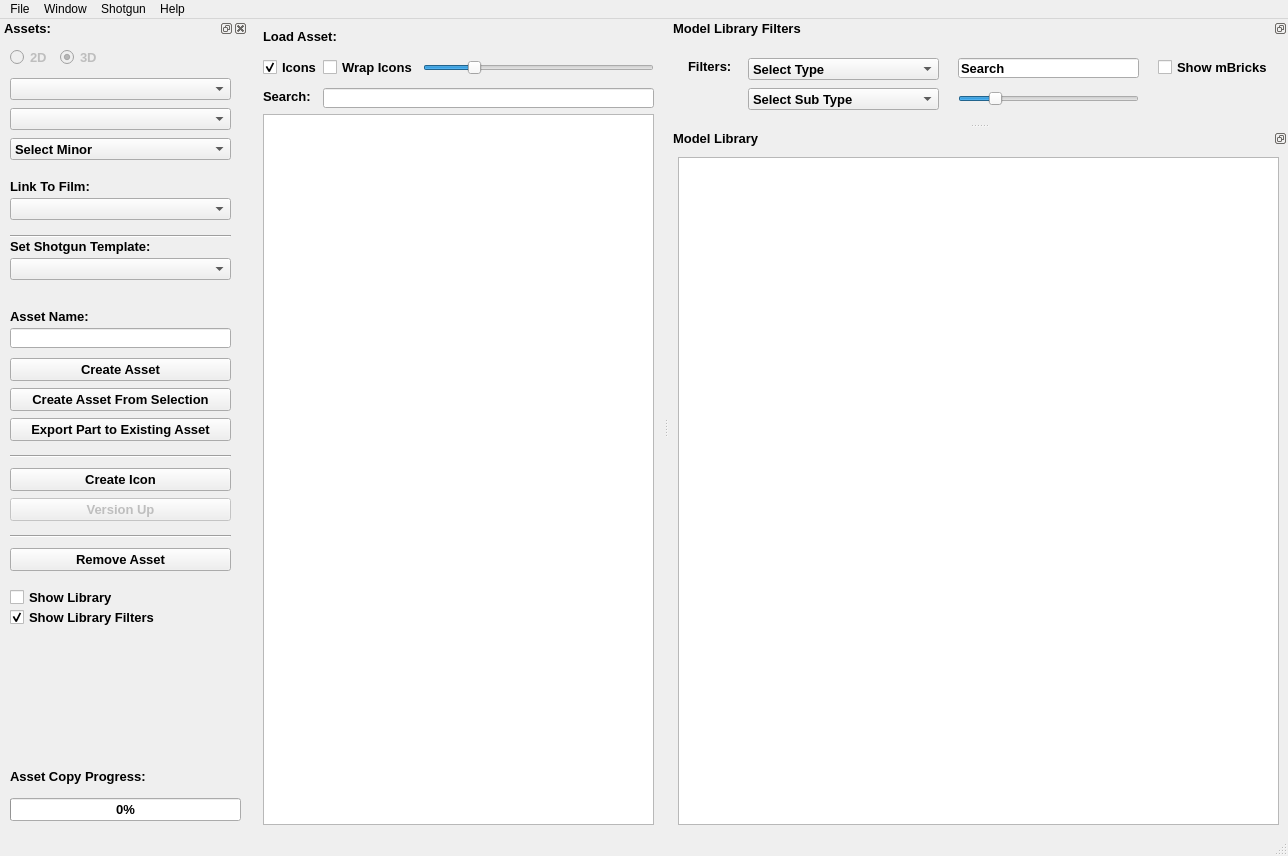
<?xml version="1.0" encoding="UTF-8"?>
<ui version="4.0">
 <class>MainWindow</class>
 <widget class="QMainWindow" name="MainWindow">
  <property name="geometry">
   <rect>
    <x>0</x>
    <y>0</y>
    <width>1288</width>
    <height>851</height>
   </rect>
  </property>
  <property name="windowTitle">
   <string>Asset Tool  UI v2.0</string>
  </property>
  <property name="documentMode">
   <bool>false</bool>
  </property>
  <property name="tabShape">
   <enum>QTabWidget::Rounded</enum>
  </property>
  <property name="dockOptions">
   <set>QMainWindow::AllowTabbedDocks|QMainWindow::AnimatedDocks</set>
  </property>
  <widget class="QWidget" name="centralwidget">
   <layout class="QGridLayout" name="gridLayout">
    <item row="0" column="0">
     <widget class="QWidget" name="widget" native="true">
      <property name="minimumSize">
       <size>
        <width>391</width>
        <height>80</height>
       </size>
      </property>
      <property name="maximumSize">
       <size>
        <width>391</width>
        <height>80</height>
       </size>
      </property>
      <widget class="QLineEdit" name="assetSearch">
       <property name="geometry">
        <rect>
         <x>60</x>
         <y>60</y>
         <width>331</width>
         <height>20</height>
        </rect>
       </property>
      </widget>
      <widget class="QCheckBox" name="wrapIconsCheckbox">
       <property name="geometry">
        <rect>
         <x>60</x>
         <y>30</y>
         <width>91</width>
         <height>18</height>
        </rect>
       </property>
       <property name="font">
        <font>
         <pointsize>10</pointsize>
         <weight>75</weight>
         <bold>true</bold>
        </font>
       </property>
       <property name="text">
        <string>Wrap Icons</string>
       </property>
      </widget>
      <widget class="QLabel" name="label_5">
       <property name="geometry">
        <rect>
         <x>0</x>
         <y>60</y>
         <width>51</width>
         <height>16</height>
        </rect>
       </property>
       <property name="font">
        <font>
         <pointsize>10</pointsize>
         <weight>75</weight>
         <bold>true</bold>
        </font>
       </property>
       <property name="text">
        <string>Search:</string>
       </property>
      </widget>
      <widget class="QSlider" name="assetIconSlider">
       <property name="geometry">
        <rect>
         <x>160</x>
         <y>30</y>
         <width>231</width>
         <height>20</height>
        </rect>
       </property>
       <property name="value">
        <number>20</number>
       </property>
       <property name="orientation">
        <enum>Qt::Horizontal</enum>
       </property>
      </widget>
      <widget class="QLabel" name="label_4">
       <property name="geometry">
        <rect>
         <x>0</x>
         <y>0</y>
         <width>91</width>
         <height>16</height>
        </rect>
       </property>
       <property name="font">
        <font>
         <pointsize>10</pointsize>
         <weight>75</weight>
         <bold>true</bold>
        </font>
       </property>
       <property name="text">
        <string>Load Asset:</string>
       </property>
      </widget>
      <widget class="QCheckBox" name="iconCheck">
       <property name="geometry">
        <rect>
         <x>0</x>
         <y>30</y>
         <width>71</width>
         <height>18</height>
        </rect>
       </property>
       <property name="font">
        <font>
         <pointsize>10</pointsize>
         <weight>75</weight>
         <bold>true</bold>
        </font>
       </property>
       <property name="text">
        <string>Icons</string>
       </property>
       <property name="checked">
        <bool>true</bool>
       </property>
      </widget>
     </widget>
    </item>
    <item row="1" column="0">
     <widget class="QListWidget" name="listWidget">
      <property name="sizePolicy">
       <sizepolicy hsizetype="Expanding" vsizetype="Expanding">
        <horstretch>0</horstretch>
        <verstretch>0</verstretch>
       </sizepolicy>
      </property>
      <property name="acceptDrops">
       <bool>true</bool>
      </property>
      <property name="editTriggers">
       <set>QAbstractItemView::AllEditTriggers</set>
      </property>
      <property name="dragDropMode">
       <enum>QAbstractItemView::NoDragDrop</enum>
      </property>
      <property name="defaultDropAction">
       <enum>Qt::CopyAction</enum>
      </property>
     </widget>
    </item>
   </layout>
  </widget>
  <widget class="QMenuBar" name="menubar">
   <property name="geometry">
    <rect>
     <x>0</x>
     <y>0</y>
     <width>1288</width>
     <height>18</height>
    </rect>
   </property>
   <widget class="QMenu" name="menuWindow">
    <property name="title">
     <string>Window</string>
    </property>
    <addaction name="actionShow_Project_Settings"/>
    <addaction name="actionShow_Library"/>
    <addaction name="actionShow_Library_Filters"/>
   </widget>
   <widget class="QMenu" name="menuHelp">
    <property name="title">
     <string>Help</string>
    </property>
    <addaction name="actionWiki"/>
   </widget>
   <widget class="QMenu" name="menuShotgun">
    <property name="title">
     <string>Shotgun</string>
    </property>
    <addaction name="actionReload_Templates"/>
    <addaction name="actionReload_Asset_Status"/>
   </widget>
   <widget class="QMenu" name="menuFile">
    <property name="title">
     <string>File</string>
    </property>
    <addaction name="actionExit"/>
   </widget>
   <addaction name="menuFile"/>
   <addaction name="menuWindow"/>
   <addaction name="menuShotgun"/>
   <addaction name="menuHelp"/>
  </widget>
  <widget class="QStatusBar" name="statusbar"/>
  <widget class="QDockWidget" name="projectDock">
   <property name="minimumSize">
    <size>
     <width>248</width>
     <height>36</height>
    </size>
   </property>
   <property name="maximumSize">
    <size>
     <width>248</width>
     <height>524287</height>
    </size>
   </property>
   <property name="font">
    <font>
     <pointsize>10</pointsize>
     <weight>75</weight>
     <bold>true</bold>
    </font>
   </property>
   <property name="windowTitle">
    <string>Assets:</string>
   </property>
   <attribute name="dockWidgetArea">
    <number>1</number>
   </attribute>
   <widget class="QWidget" name="dockWidgetContents">
    <widget class="QComboBox" name="project">
     <property name="geometry">
      <rect>
       <x>10</x>
       <y>40</y>
       <width>221</width>
       <height>22</height>
      </rect>
     </property>
    </widget>
    <widget class="QComboBox" name="major">
     <property name="geometry">
      <rect>
       <x>10</x>
       <y>70</y>
       <width>221</width>
       <height>22</height>
      </rect>
     </property>
    </widget>
    <widget class="QComboBox" name="minor">
     <property name="geometry">
      <rect>
       <x>10</x>
       <y>100</y>
       <width>221</width>
       <height>22</height>
      </rect>
     </property>
     <item>
      <property name="text">
       <string>Select Minor</string>
      </property>
     </item>
    </widget>
    <widget class="QLabel" name="sgLinkLable">
     <property name="geometry">
      <rect>
       <x>10</x>
       <y>140</y>
       <width>221</width>
       <height>16</height>
      </rect>
     </property>
     <property name="font">
      <font>
       <pointsize>10</pointsize>
       <weight>75</weight>
       <bold>true</bold>
      </font>
     </property>
     <property name="text">
      <string>Link To Film:</string>
     </property>
    </widget>
    <widget class="QComboBox" name="sgLink">
     <property name="geometry">
      <rect>
       <x>10</x>
       <y>160</y>
       <width>221</width>
       <height>22</height>
      </rect>
     </property>
    </widget>
    <widget class="QComboBox" name="sgTemplate">
     <property name="geometry">
      <rect>
       <x>10</x>
       <y>220</y>
       <width>221</width>
       <height>22</height>
      </rect>
     </property>
    </widget>
    <widget class="QLabel" name="sgTemplateLable">
     <property name="geometry">
      <rect>
       <x>10</x>
       <y>200</y>
       <width>221</width>
       <height>16</height>
      </rect>
     </property>
     <property name="font">
      <font>
       <pointsize>10</pointsize>
       <weight>75</weight>
       <bold>true</bold>
      </font>
     </property>
     <property name="text">
      <string>Set Shotgun Template:</string>
     </property>
    </widget>
    <widget class="Line" name="line">
     <property name="geometry">
      <rect>
       <x>10</x>
       <y>190</y>
       <width>221</width>
       <height>16</height>
      </rect>
     </property>
     <property name="orientation">
      <enum>Qt::Horizontal</enum>
     </property>
    </widget>
    <widget class="QLabel" name="assetNameLable">
     <property name="geometry">
      <rect>
       <x>10</x>
       <y>270</y>
       <width>221</width>
       <height>16</height>
      </rect>
     </property>
     <property name="font">
      <font>
       <pointsize>10</pointsize>
       <weight>75</weight>
       <bold>true</bold>
      </font>
     </property>
     <property name="text">
      <string>Asset Name:</string>
     </property>
    </widget>
    <widget class="QLineEdit" name="assetName">
     <property name="geometry">
      <rect>
       <x>10</x>
       <y>290</y>
       <width>221</width>
       <height>20</height>
      </rect>
     </property>
    </widget>
    <widget class="QPushButton" name="assetCreate">
     <property name="geometry">
      <rect>
       <x>10</x>
       <y>320</y>
       <width>221</width>
       <height>23</height>
      </rect>
     </property>
     <property name="text">
      <string>Create Asset</string>
     </property>
    </widget>
    <widget class="QPushButton" name="assetExport">
     <property name="geometry">
      <rect>
       <x>10</x>
       <y>350</y>
       <width>221</width>
       <height>23</height>
      </rect>
     </property>
     <property name="text">
      <string>Create Asset From Selection</string>
     </property>
    </widget>
    <widget class="QPushButton" name="partExport">
     <property name="geometry">
      <rect>
       <x>10</x>
       <y>380</y>
       <width>221</width>
       <height>23</height>
      </rect>
     </property>
     <property name="text">
      <string>Export Part to Existing Asset</string>
     </property>
    </widget>
    <widget class="QPushButton" name="iconCreate">
     <property name="geometry">
      <rect>
       <x>10</x>
       <y>430</y>
       <width>221</width>
       <height>23</height>
      </rect>
     </property>
     <property name="text">
      <string>Create Icon</string>
     </property>
    </widget>
    <widget class="Line" name="line_2">
     <property name="geometry">
      <rect>
       <x>10</x>
       <y>410</y>
       <width>221</width>
       <height>16</height>
      </rect>
     </property>
     <property name="orientation">
      <enum>Qt::Horizontal</enum>
     </property>
    </widget>
    <widget class="QPushButton" name="versionUp">
     <property name="enabled">
      <bool>false</bool>
     </property>
     <property name="geometry">
      <rect>
       <x>10</x>
       <y>460</y>
       <width>221</width>
       <height>23</height>
      </rect>
     </property>
     <property name="text">
      <string>Version Up</string>
     </property>
    </widget>
    <widget class="QPushButton" name="assetRemove">
     <property name="geometry">
      <rect>
       <x>10</x>
       <y>510</y>
       <width>221</width>
       <height>23</height>
      </rect>
     </property>
     <property name="text">
      <string>Remove Asset</string>
     </property>
    </widget>
    <widget class="Line" name="line_3">
     <property name="geometry">
      <rect>
       <x>10</x>
       <y>490</y>
       <width>221</width>
       <height>16</height>
      </rect>
     </property>
     <property name="orientation">
      <enum>Qt::Horizontal</enum>
     </property>
    </widget>
    <widget class="QCheckBox" name="libraryShow">
     <property name="geometry">
      <rect>
       <x>10</x>
       <y>550</y>
       <width>221</width>
       <height>18</height>
      </rect>
     </property>
     <property name="text">
      <string>Show Library</string>
     </property>
     <property name="checked">
      <bool>false</bool>
     </property>
    </widget>
    <widget class="QCheckBox" name="libraryFilters">
     <property name="geometry">
      <rect>
       <x>10</x>
       <y>570</y>
       <width>221</width>
       <height>18</height>
      </rect>
     </property>
     <property name="text">
      <string>Show Library Filters</string>
     </property>
     <property name="checked">
      <bool>true</bool>
     </property>
    </widget>
    <widget class="QRadioButton" name="D2">
     <property name="enabled">
      <bool>false</bool>
     </property>
     <property name="geometry">
      <rect>
       <x>10</x>
       <y>10</y>
       <width>41</width>
       <height>18</height>
      </rect>
     </property>
     <property name="text">
      <string>2D</string>
     </property>
    </widget>
    <widget class="QRadioButton" name="D3">
     <property name="enabled">
      <bool>false</bool>
     </property>
     <property name="geometry">
      <rect>
       <x>60</x>
       <y>10</y>
       <width>51</width>
       <height>18</height>
      </rect>
     </property>
     <property name="text">
      <string>3D</string>
     </property>
     <property name="checkable">
      <bool>true</bool>
     </property>
     <property name="checked">
      <bool>true</bool>
     </property>
    </widget>
    <widget class="QProgressBar" name="copyProgress">
     <property name="geometry">
      <rect>
       <x>10</x>
       <y>760</y>
       <width>231</width>
       <height>23</height>
      </rect>
     </property>
     <property name="value">
      <number>0</number>
     </property>
    </widget>
    <widget class="QLabel" name="copyLabel">
     <property name="geometry">
      <rect>
       <x>10</x>
       <y>730</y>
       <width>191</width>
       <height>16</height>
      </rect>
     </property>
     <property name="text">
      <string>Asset Copy Progress:</string>
     </property>
    </widget>
   </widget>
  </widget>
  <widget class="QDockWidget" name="modelLibFiltersDock">
   <property name="sizePolicy">
    <sizepolicy hsizetype="Expanding" vsizetype="Expanding">
     <horstretch>0</horstretch>
     <verstretch>0</verstretch>
    </sizepolicy>
   </property>
   <property name="minimumSize">
    <size>
     <width>619</width>
     <height>104</height>
    </size>
   </property>
   <property name="maximumSize">
    <size>
     <width>524287</width>
     <height>104</height>
    </size>
   </property>
   <property name="font">
    <font>
     <pointsize>10</pointsize>
     <weight>75</weight>
     <bold>true</bold>
    </font>
   </property>
   <property name="features">
    <set>QDockWidget::DockWidgetFloatable|QDockWidget::DockWidgetMovable</set>
   </property>
   <property name="windowTitle">
    <string>Model Library Filters</string>
   </property>
   <attribute name="dockWidgetArea">
    <number>2</number>
   </attribute>
   <widget class="QWidget" name="dockWidgetContents_3">
    <widget class="QWidget" name="widget_2" native="true">
     <property name="geometry">
      <rect>
       <x>9</x>
       <y>10</y>
       <width>601</width>
       <height>71</height>
      </rect>
     </property>
     <property name="sizePolicy">
      <sizepolicy hsizetype="Expanding" vsizetype="Preferred">
       <horstretch>0</horstretch>
       <verstretch>0</verstretch>
      </sizepolicy>
     </property>
     <property name="minimumSize">
      <size>
       <width>601</width>
       <height>71</height>
      </size>
     </property>
     <property name="maximumSize">
      <size>
       <width>601</width>
       <height>71</height>
      </size>
     </property>
     <widget class="QCheckBox" name="mbrick">
      <property name="geometry">
       <rect>
        <x>480</x>
        <y>10</y>
        <width>111</width>
        <height>18</height>
       </rect>
      </property>
      <property name="text">
       <string>Show mBricks</string>
      </property>
     </widget>
     <widget class="QComboBox" name="subType">
      <property name="geometry">
       <rect>
        <x>70</x>
        <y>40</y>
        <width>191</width>
        <height>22</height>
       </rect>
      </property>
      <item>
       <property name="text">
        <string>Select Sub Type</string>
       </property>
      </item>
     </widget>
     <widget class="QComboBox" name="type">
      <property name="geometry">
       <rect>
        <x>70</x>
        <y>10</y>
        <width>191</width>
        <height>22</height>
       </rect>
      </property>
      <item>
       <property name="text">
        <string>Select Type</string>
       </property>
      </item>
      <item>
       <property name="text">
        <string>Select Sub Type</string>
       </property>
      </item>
     </widget>
     <widget class="QLineEdit" name="search">
      <property name="geometry">
       <rect>
        <x>280</x>
        <y>10</y>
        <width>181</width>
        <height>20</height>
       </rect>
      </property>
      <property name="text">
       <string>Search</string>
      </property>
     </widget>
     <widget class="QLabel" name="label_6">
      <property name="geometry">
       <rect>
        <x>10</x>
        <y>10</y>
        <width>51</width>
        <height>16</height>
       </rect>
      </property>
      <property name="font">
       <font>
        <pointsize>10</pointsize>
        <weight>75</weight>
        <bold>true</bold>
       </font>
      </property>
      <property name="text">
       <string>Filters:</string>
      </property>
     </widget>
     <widget class="QSlider" name="iconSlider">
      <property name="geometry">
       <rect>
        <x>280</x>
        <y>40</y>
        <width>181</width>
        <height>21</height>
       </rect>
      </property>
      <property name="value">
       <number>18</number>
      </property>
      <property name="orientation">
       <enum>Qt::Horizontal</enum>
      </property>
     </widget>
    </widget>
   </widget>
  </widget>
  <widget class="QDockWidget" name="modelLibDock">
   <property name="sizePolicy">
    <sizepolicy hsizetype="Expanding" vsizetype="Expanding">
     <horstretch>0</horstretch>
     <verstretch>0</verstretch>
    </sizepolicy>
   </property>
   <property name="minimumSize">
    <size>
     <width>619</width>
     <height>705</height>
    </size>
   </property>
   <property name="font">
    <font>
     <pointsize>10</pointsize>
     <weight>75</weight>
     <bold>true</bold>
    </font>
   </property>
   <property name="features">
    <set>QDockWidget::DockWidgetFloatable|QDockWidget::DockWidgetMovable</set>
   </property>
   <property name="windowTitle">
    <string>Model Library</string>
   </property>
   <attribute name="dockWidgetArea">
    <number>2</number>
   </attribute>
   <widget class="QWidget" name="dockWidgetContents_6">
    <layout class="QGridLayout" name="gridLayout_2">
     <item row="0" column="0">
      <widget class="QListWidget" name="modelList"/>
     </item>
    </layout>
   </widget>
  </widget>
  <action name="actionShow_Project_Settings">
   <property name="checkable">
    <bool>true</bool>
   </property>
   <property name="checked">
    <bool>true</bool>
   </property>
   <property name="text">
    <string>Show Asset Menu</string>
   </property>
  </action>
  <action name="actionWiki">
   <property name="text">
    <string>Wiki</string>
   </property>
  </action>
  <action name="actionReload_Templates">
   <property name="text">
    <string>Reload Templates</string>
   </property>
  </action>
  <action name="actionReload_Asset_Status">
   <property name="text">
    <string>Reload Asset Status</string>
   </property>
  </action>
  <action name="actionExit">
   <property name="text">
    <string>Exit</string>
   </property>
  </action>
  <action name="actionShow_Library">
   <property name="checkable">
    <bool>true</bool>
   </property>
   <property name="checked">
    <bool>true</bool>
   </property>
   <property name="text">
    <string>Show Library</string>
   </property>
  </action>
  <action name="actionShow_Library_Filters">
   <property name="checkable">
    <bool>true</bool>
   </property>
   <property name="checked">
    <bool>true</bool>
   </property>
   <property name="text">
    <string>Show Library Filters</string>
   </property>
  </action>
 </widget>
 <resources/>
 <connections/>
</ui>
